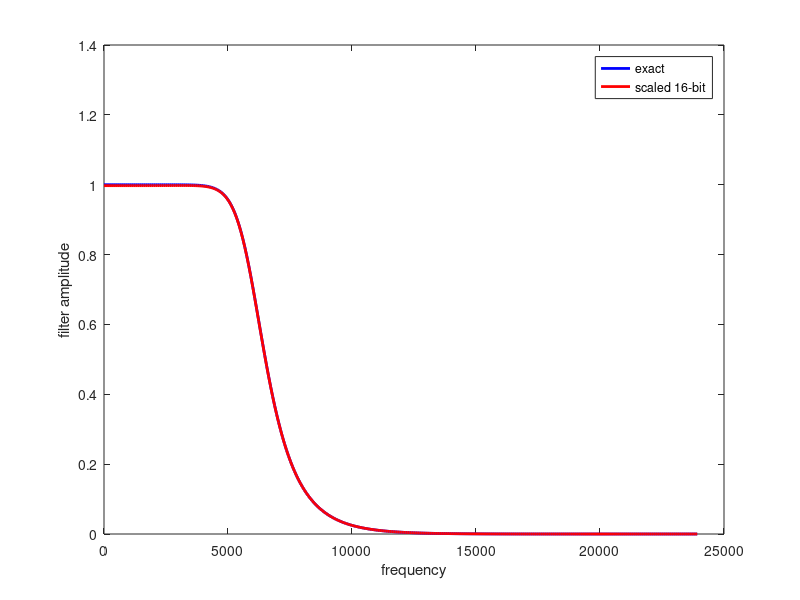

The MATLAB source for this figure:
%18-bit, 16-bit fraction,  2's comp conversion
clear all
figure(1);clf;
clc

%The scale has to be adjusted so that filter coefficients are
% -1.0<coeff<1.0
%Scaling performed is 2^(-scale)
scale = 2;
%For lowpass, set equal to normalized Freq (cutoff/(Fs/2))
%For bandpass, set equal to normalized Freq vector ([low high]/(Fs/2))
freq = [0.25] ;
%Filter order:
%    use 2,4 for lowpass 
%        1,2 for bandpass
%NOTE that for a bandpass filter (order) poles are generated for the high
%and low cutoffs, so the total order is (order)*2
order = 6;

%could also use butter, or cheby1 or cheby2 or besself
% but note that besself is lowpass only!
[b, a] = butter(order, freq) ;
%[b, a] = cheby1(order, 0.1, freq) ;
%[b, a] = besself(order, freq) ;
b = b * (2^-scale) ;
a = -a * (2^-scale) ;

disp(' ')
fprintf('//Filter: cutoff=%f \n',freq)
order = order*length(freq);
if order==2
    scstr = 'IIR2 filter(';
elseif order==4
    scstr = 'IIR4 filter('; 
elseif order==6
    scstr = 'IIR6 filter('; 
else
    error('order*length(freq) must equal 2 4 or 6')
end
fprintf('%s \n',scstr); 
fprintf('     .audio_out (your_out), \n')
fprintf('     .audio_in (your_in), \n')
fprintf('     .scale (3''d%1d), \n', scale)
for i=1:length(b)
    if b(i)>=0
        fprintf('     .b%1d (18''h%s), \n', i, dec2hex(fix(2^16*b(i)))) ;
    else
        fprintf('     .b%1d (18''h%s), \n', i, dec2hex(bitcmp(fix(2^16*-b(i)),18)+1));
    end
end

for i=2:length(a)
    if a(i)>=0
        fprintf('     .a%1d (18''h%s), \n', i, dec2hex(fix(2^16*a(i))))
    else
        fprintf('     .a%1d (18''h%s), \n', i,dec2hex(bitcmp(fix(2^16*-a(i)),18)+1))
    end
end
fprintf('     .state_clk(AUD_CTRL_CLK), \n');
fprintf('     .lr_clk(AUD_DACLRCK), \n');
fprintf('     .reset(reset) \n');
fprintf(') ; //end filter \n');

disp(' ')
disp('CHECK scaling! all b''s and a''s <1 absolute value?') 
disp('BUT as big as possible?')
b
a

%sampling rate on DE2 board
Fs = 48000;
[b,a] = butter(order, freq) ;
[fresponse, ffreq] = freqz(b,a,300);
plot(ffreq/pi*Fs/2,abs(fresponse), 'b', 'linewidth',2);
xlabel('frequency'); ylabel('filter amplitude');
hold on
b = fix((b*(2^-scale))*2^16) ;
a = fix((a*(2^-scale))*2^16) ;
[fresponse, ffreq] = freqz(b,a,300);
plot(ffreq/pi*Fs/2,abs(fresponse), 'r', 'linewidth',2);
legend('exact','scaled 16-bit')
